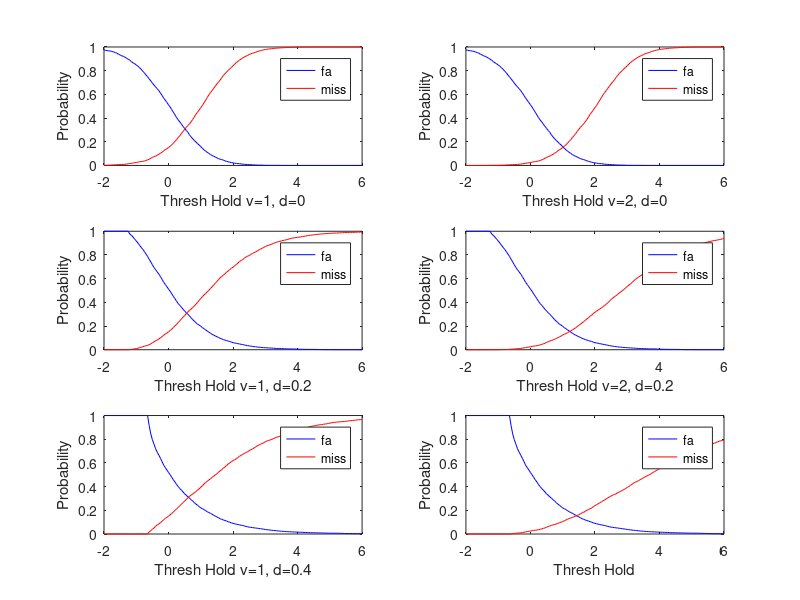
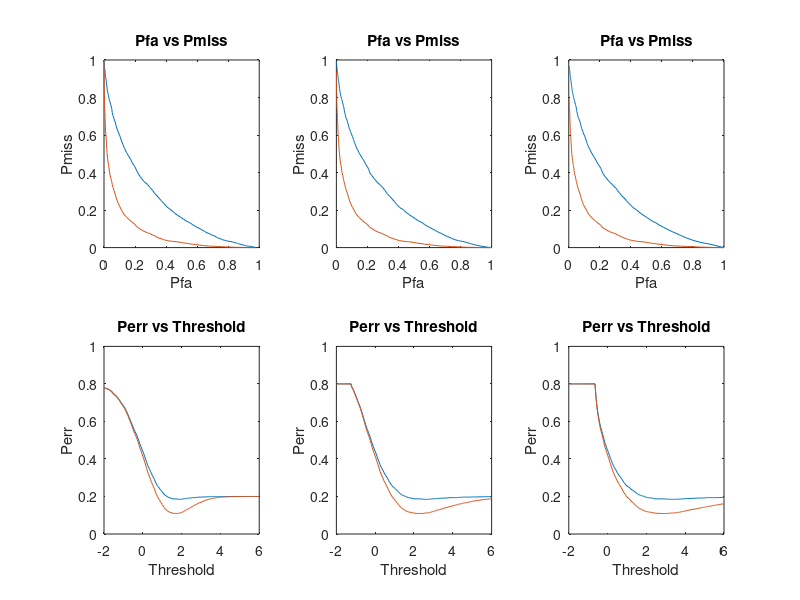
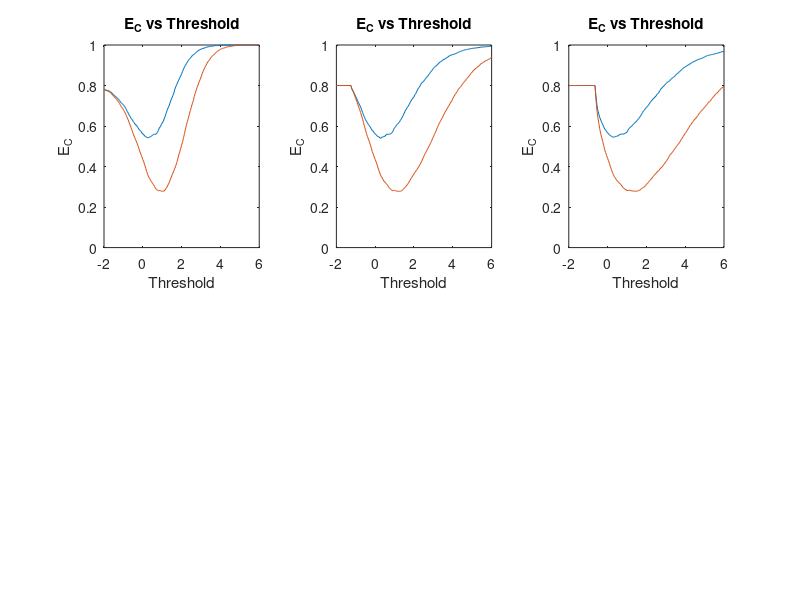

MATLAB code for these plots, in order:

 %Question 1
%Gaussian (Noise)  
mean =0;
variance = 1;
numberPoints = 5000;
T = -2:.05:6
N = randn(1, numberPoints); 


%distortion d= 0, voltage v = 1
X_A1=( (N) + 0 *(N.^2)); %Target Absent
P_fa1=sum(X_A1>T(1))/numberPoints;
for i=2 : numel(T)
    P_fa1=[P_fa1,sum(X_A1>T(i))/numberPoints];

end

X_P1=( (1+N) + 0 *((1+N).^2)); %target Presence
P_miss1=sum(X_P1 < T(1))/numberPoints;
for i=2 : numel(T)
    P_miss1=[P_miss1,sum(X_P1<T(i))/numberPoints];
end

%X_P1= normcdf(T,1,variance)+0*(normcdf(T,1,variance).^2); %Pfa
figure (1)
subplot(3,2,1)
plot(T,P_fa1,'b');
hold on;
plot(T,P_miss1, 'r');
xlabel ('Thresh Hold v=1, d=0')
ylabel ('Probability');
legend ('fa','miss')

%distortion d= 0, voltage v = 2
%X_A2=(1- N) + 0 *(1-N).^2;
%X_P2= normcdf(T,2,variance)+0*(normcdf(T,2,variance).^2);



%distortion d= 0, voltage v = 2
X_A2=( (N) + 0 *(N.^2)); %Target Absent
P_fa2=sum(X_A1>T(1))/numberPoints;
for i=2 : numel(T)
    P_fa2=[P_fa2,sum(X_A1>T(i))/numberPoints];

end

X_P2=( (2+N) + 0 *((2+N).^2)); %target Presence
P_miss2=sum(X_P2 < T(1))/numberPoints;
for i=2 : numel(T)
    P_miss2=[P_miss2,sum(X_P2<T(i))/numberPoints];
end

subplot(3,2,2)
plot(T,P_fa2,'b');
hold on;
plot(T,P_miss2, 'r');
xlabel ('Thresh Hold v=2, d=0')
ylabel ('Probability');
legend ('fa','miss')

%distortion d= 0.2, voltage v = 1
%X_A3=(1- N) + .2 *(1-N).^2;
%X_P3= normcdf(T,1,variance)+.2*(normcdf(T,1,variance).^2);


%distortion d= 0.2, voltage v = 1
X_A3=( (N) + 0.2 *(N.^2)); %Target Absent
P_fa3=sum(X_A3>T(1))/numberPoints;
for i=2 : numel(T)
    P_fa3=[P_fa3,sum(X_A3>T(i))/numberPoints];

end

X_P3=( (1+N) + 0.2*((1+N).^2)); %target Presence
P_miss3=sum(X_P3 < T(1))/numberPoints;
for i=2 : numel(T)
    P_miss3=[P_miss3,sum(X_P3<T(i))/numberPoints];
end
subplot(3,2,3)
plot(T,P_fa3,'b');
hold on;
plot(T,P_miss3, 'r');
xlabel ('Thresh Hold v=1, d=0.2')
ylabel ('Probability');
legend ('fa','miss')

%distortion d= 0.2, voltage v = 2
%X_A4=(1- N) + .2 *(1-N).^2;
%X_P4= normcdf(T,2,variance)+.2*(normcdf(T,2,variance).^2);

X_A4=( (N) + 0.2 *(N.^2)); %Target Absent
P_fa4=sum(X_A4>T(1))/numberPoints;
for i=2 : numel(T)
    P_fa4=[P_fa4,sum(X_A4>T(i))/numberPoints];

end

X_P4=( (2+N) + 0.2 *((2+N).^2)); %target Presence
P_miss4=sum(X_P4 < T(1))/numberPoints;
for i=2 : numel(T)
    P_miss4=[P_miss4,sum(X_P4<T(i))/numberPoints];
end
subplot(3,2,4)
plot(T,P_fa4,'b');
hold on;
plot(T,P_miss4, 'r');
xlabel ('Thresh Hold v=2, d=0.2')
ylabel ('Probability');
legend ('fa','miss')


%distortion d= 0.4, voltage v = 1
%X_A5=(1- N) + 0.4 *(1-N).^2;
%X_P5= normcdf(T,1,variance)+.4*(normcdf(T,1,variance).^2);
%distortion d= 0.4, voltage v = 1

X_A5=( (N) + 0.4 *(N.^2)); %Target Absent
P_fa5=sum(X_A5>T(1))/numberPoints;
for i=2 : numel(T)
    P_fa5=[P_fa5,sum(X_A5>T(i))/numberPoints];

end

X_P5=( (1+N) + 0.4 *((1+N).^2)); %target Presence
P_miss5=sum(X_P5 < T(1))/numberPoints;
for i=2 : numel(T)
    P_miss5=[P_miss5,sum(X_P5<T(i))/numberPoints];
end
subplot(3,2,5)
plot(T,P_fa5,'b');
hold on;
plot(T,P_miss5, 'r');
xlabel ('Thresh Hold v=1, d=0.4')
ylabel ('Probability');
legend ('fa','miss')


%distortion d= 0.4, voltage v = 2

X_A6=( (N) + 0.4 *(N.^2)); %Target Absent
P_fa6=sum(X_A6>T(1))/numberPoints;
for i=2 : numel(T)
    P_fa6=[P_fa6,sum(X_A6>T(i))/numberPoints];

end

X_P6=( (2+N) + 0.4 *((2+N).^2)); %target Presence
P_miss6=sum(X_P6 < T(1))/numberPoints;
for i=2 : numel(T)
    P_miss6=[P_miss6,sum(X_P6<T(i))/numberPoints];
end
subplot(3,2,6)
plot(T,P_fa6,'b');
hold on;
plot(T,P_miss6, 'r');
xlabel ('Thresh Hold')
ylabel ('Probability');
legend ('fa','miss')

%Question2

%Distortion = 0 ROC voltage = 1 & 2
figure (2)
subplot(2,3,1);
plot(P_fa1,P_miss1)
hold on;
plot(P_fa2,P_miss2)
hold on;
xlabel('Pfa');
ylabel('Pmiss');
title('Pfa vs Pmiss');

%Distortion = 0.2 ROC voltage = 1 & 2
figure (2)
subplot(2,3,2);
plot(P_fa3,P_miss3)
hold on;
plot(P_fa4,P_miss4)
hold on;
xlabel('Pfa');
ylabel('Pmiss');
title('Pfa vs Pmiss');

%Distortion = 0.4 ROC voltage = 1 & 2
figure (2)
subplot(2,3,3);
plot(P_fa5,P_miss5)
hold on;
plot(P_fa6,P_miss6)
xlabel('Pfa');
ylabel('Pmiss');
title('Pfa vs Pmiss');
hold on;



%Question 3
%distortion = 0
Perr_1= .8*P_fa1 + 0.2*P_miss1;
r1 = min(Perr_1);
w1 = 0;
for i = 1 : numel (Perr_1)
    if(Perr_1(i) == r1)
        w1= i;
    end
end
minTperr1 = T(w1);

Perr_2= .8*P_fa2 + 0.2*P_miss2;
r2 = min(Perr_2);
w2 = 0;
for i = 1 : numel (Perr_2)
    if(Perr_2(i) == r2)
        w2= i;
    end
end
minTperr2 = T(w2);

figure (2)
subplot(2,3,4);
plot(T,Perr_1)
hold on;
plot(T,Perr_2)
hold on;
xlabel('Threshold');
ylabel('Perr');
title('Perr vs Threshold');
axis ([-2 6 0 1.0]);

%distortion =.2
Perr_3= .8*P_fa3 + 0.2*P_miss3;
r3 = min(Perr_3);
w3 = 0;
for i = 1 : numel (Perr_1)
    if(Perr_3(i) == r3)
        w3= i;
    end
end
minTperr3 = T(w3);

Perr_4= .8*P_fa4 + 0.2*P_miss4;
r4 = min(Perr_4);
w4 = 0;
for i = 1 : numel (Perr_4)
    if(Perr_4(i) == r4)
        w4= i;
    end
end
minTperr4 = T(w4);

figure (2)
subplot(2,3,5);
plot(T,Perr_3)
hold on;
plot(T,Perr_4)
hold on;
xlabel('Threshold');
ylabel('Perr');
title('Perr vs Threshold');
axis ([-2 6 0 1.0]);

%distortion =.4
Perr_5= .8*P_fa5 + 0.2*P_miss5;
r5 = min(Perr_5);
w5 = 0;
for i = 1 : numel (Perr_5)
    if(Perr_5(i) == r5)
        w5= i;
    end
end
minTperr5 = T(w5);


Perr_6= .8*P_fa6 + 0.2*P_miss6;
r6 = min(Perr_6);
w6 = 0;
for i = 1 : numel (Perr_6)
    if(Perr_6(i) == r6)
        w6= i;
    end
end
minTperr6 = T(w6);


figure (2)
subplot(2,3,6);
plot(T,Perr_5)
hold on;
plot(T,Perr_6)
hold on;
xlabel('Threshold');
ylabel('Perr');
title('Perr vs Threshold');
axis ([-2 6 0 1.0]);

%Question 4

%d=0
E_1= .8*P_fa1*1 + 0.2*P_miss1*5;
t1 = min(E_1);
s1 = 0;
for i = 1 : numel (E_1)
    if(E_1(i) == t1)
        s1= i;
    end
end
minTE_C1 = T(s1);

E_2= .8*P_fa2*1 + 0.2*P_miss2*5;
t2 = min(E_2);
s2 = 0;
for i = 1 : numel (E_2)
    if(E_2(i) == t2)
        s2= i;
    end
end
minTE_C2 = T(s2);





figure (3)
subplot(2,3,1);
plot(T,E_1)
hold on;
plot(T,E_2)
hold on;
axis([-2 6 0 1.0]);
xlabel('Threshold');
ylabel('E_C');
title('E_C vs Threshold');

%d=.2
E_3= .8*P_fa3*1 + 0.2*P_miss3*5;
t3 = min(E_3);
s3 = 0;
for i = 1 : numel (E_3)
    if(E_3(i) == t3)
        s3= i;
    end
end
minTE_C3 = T(s3);

E_4= .8*P_fa4*1 + 0.2*P_miss4*5;
t4 = min(E_4);
s4 = 0;
for i = 1 : numel (E_4)
    if(E_4(i) == t4)
        s4= i;
    end
end
minTE_C4 = T(s4);


subplot(2,3,2);
plot(T,E_3)
hold on;
plot(T,E_4)
hold on;
axis([-2 6 0 1.0]);
xlabel('Threshold');
ylabel('E_C');
title('E_C vs Threshold');


%d=.4
E_5= .8*P_fa5*1 + 0.2*P_miss5*5;
t5 = min(E_5);
s5 = 0;
for i = 1 : numel (E_5)
    if(E_5(i) == t5)
        s5= i;
    end
end
minTE_C5 = T(s5);

E_6= .8*P_fa6*1 + 0.2*P_miss6*5;
t6 = min(E_6);
s6 = 0;
for i = 1 : numel (E_6)
    if(E_6(i) == t6)
        s6= i;
    end
end
minTE_C6 = T(s6);


subplot(2,3,3);
plot(T,E_5)
hold on;
plot(T,E_6)
hold on;
axis([-2 6 0 1.0]);
xlabel('Threshold');
ylabel('E_C');
title('E_C vs Threshold');


 
